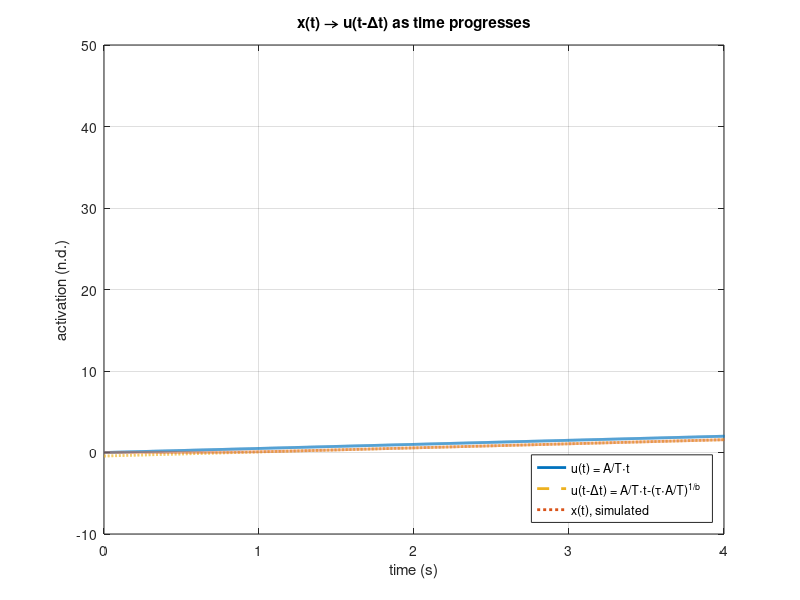

Source code (MATLAB): (Note: this script raises an error after producing the figure.)
clear
close all
clc

tau = .03;

tmax = 100;
dt = 1e-3;
tvec = (0:dt:tmax)';
numSteps = length(tvec);

A = 2;
T = 4; %.4;
b = 5;
a = 5;

%Create a ramp-and-hold stimulus with slope A/T and maximum value A.
u = A*tvec/T;
u(u > A) = A;

%Initialize x, the dynamic threshold.
x0 = 0;

%Define x's dynamics and simulate
fPL = @(t,x) 1/tau*sign(interp1(tvec,u,t) - x).*(abs(interp1(tvec,u,t) - x)).^b;

options = odeset('AbsTol',1e-9,'RelTol',1e-6);
[~,x] = ode45( fPL,tvec,x0,options);

%Calculate the model's output, the force (u) relative to a threshold (x)
%scaled by a.
y = a*(u-x);

colorList = lines(3);

%% %%%%%%%%%%%%%%%%%%%%%%%%%%%%%%%%%%%%%%%
% PLOT STEADY-STATE RESPONSE TO RAMP INPUT
% FIGURE S1
%%%%%%%%%%%%%%%%%%%%%%%%%%%%%%%%%%%%%%%%%%

h1 = figure;
plot(tvec,u,'linewidth',2)
hold on
plot(tvec,A/T*tvec - (tau*A/T)^(1/b),'--','linewidth',2,'color',colorList(3,:))
plot(tvec,x,':','linewidth',2,'color',colorList(2,:))
xlim([0,T])
% ylim([0,A+.5])
xlabel('time (s)')
ylabel('activation (n.d.)')
legend('u(t) = A/T\cdott','u(t-\Deltat) = A/T\cdott-(\tau\cdotA/T)^{1/b}','x(t), simulated','location','southeast')
title('x(t) \rightarrow u(t-\Deltat) as time progresses') 
grid on
h1.Position(3) = 400;
h1.Position(4) = 325;
drawnow

%% %%%%%%%%%%%%%%%%%%%%%%%%%%%%%%%%%%%%%%%
% DEMONSTRATE BASIC DYNAMICS OF THE MODEL
% FIGURE S2
%%%%%%%%%%%%%%%%%%%%%%%%%%%%%%%%%%%%%%%%%%

h2 = figure;
plot(tvec,u,'linewidth',2)
hold on
plot(tvec,x,':','linewidth',2,'color',colorList(2,:))
plot(tvec,y,'--','linewidth',2,'color',colorList(3,:))
xlim([0,10*T])
% ylim([0,A+.5])
xlabel('time (s)')
ylabel('activation (n.d.)')
legend('u(t)','x(t)',['y(t) = ',num2str(a),'\cdot(u(t)-x(t))'],'location','east')
title({'x follows u, y responds to changes in u,';'and y adapts to tonic u'})
title('') 
grid on
h2.Position(3) = 400;
h2.Position(4) = 325;
drawnow

%% %%%%%%%%%%%%%%%%%%%%%%%%%%%%%%%%%%%%%%%%%%%%%%%%%%%%%%%%
% COMPARING ANALYTICAL AND NUMERICAL RESPONSE TO STEP INPUT
% FIGURE S3
%%%%%%%%%%%%%%%%%%%%%%%%%%%%%%%%%%%%%%%%%%%%%%%%%%%%%%%%%%%

%Numerically simulate power-law decay from x0 = A.
x0 = A;
fPL = @(t,x) 1/tau*sign(0 - x).*(abs(0 - x)).^b;
options = odeset('AbsTol',1e-9,'RelTol',1e-6);
[t3,y] = ode45( fPL,tvec,x0,options);

%Analytically calculate power-law decay from x0 = A. These formulas are
%derived in the supplementary materials.
beta = 1-b;
s = 1/beta;
B = (-beta)^(1/beta);
delta_t = tau*(A^(1-b))/(b-1);
f = B*((tvec+delta_t)/tau).^s;

%Plot figure S3
h = figure;
subplot(1,3,1)
plot(tvec,y,'linewidth',2)
hold on
plot(tvec,f,':','linewidth',2)
xlabel('time (s)')
ylabel('activation (n.d.)')
title({'(a) Comparison btwn analytical','and simulation solution'})
legend('simulation','analytical','location','northeast')

subplot(1,3,2)
plot(tvec,y,'linewidth',2)
hold on
plot(tvec,f,':','linewidth',2)
xlabel('time (s)')
xticks(logspace(-3,2,6))
ylabel('activation (n.d.)')
ax = gca;
ax.XScale = 'log';
ax.YScale = 'log';
title({'(b) Comparison with','logarithmic axes'})

subplot(1,3,3)
plot(tvec,abs(f-y),'linewidth',2)
xlabel('time (s)')
ylabel('activation (n.d.)')
xticks(logspace(-3,2,6))
ax = gca;
ax.XScale = 'log';
ax.YScale = 'log';
title({'(c) Error btwn analytical and','simulation solutions'})

h.Position(3) = 700;
h.Position(4) = 250;